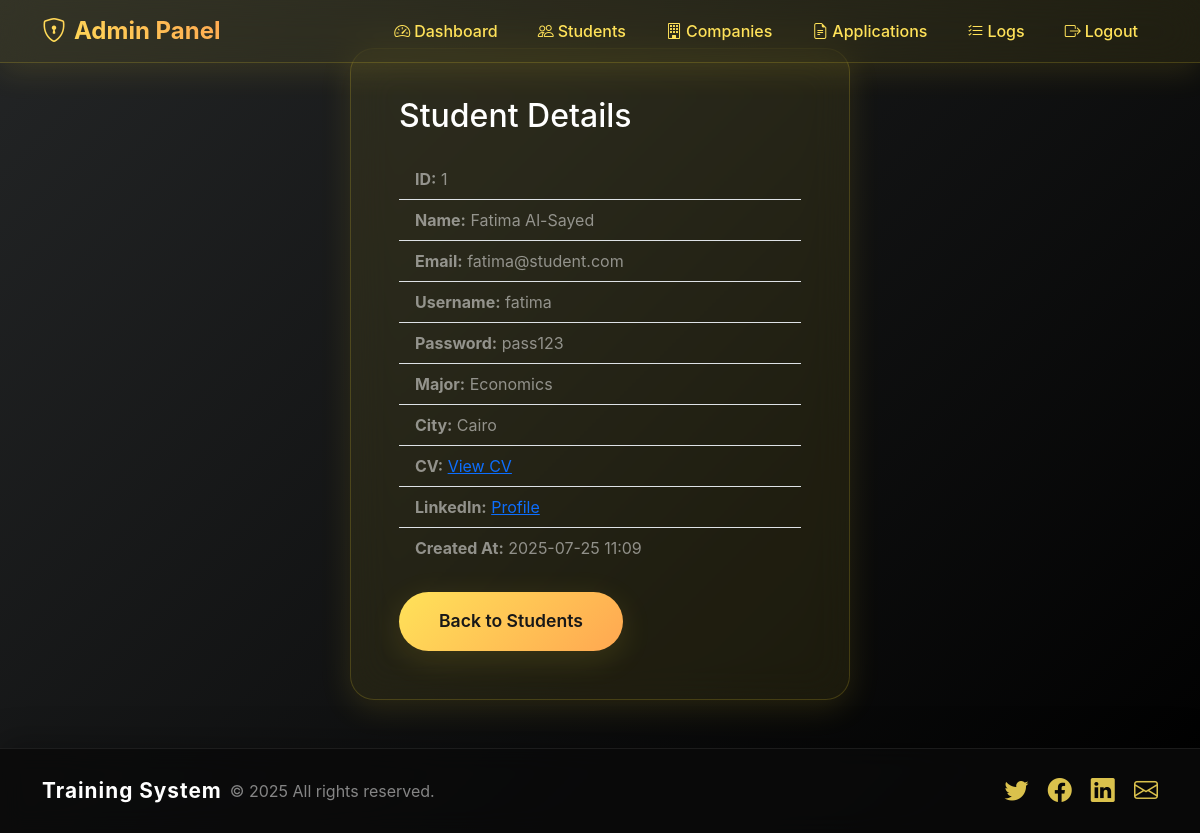
Screenshot of /?controller=admin&action=viewStudent&id=1 (signed in) with the database file from the repository.
### tables this page shows
CREATE TABLE students (
    id INT AUTO_INCREMENT PRIMARY KEY,
    name VARCHAR(100) NOT NULL,
    email VARCHAR(100) NOT NULL UNIQUE,
    username VARCHAR(50) NOT NULL UNIQUE,
    password VARCHAR(255) NOT NULL,
    major VARCHAR(100) NOT NULL,
    city VARCHAR(100) NOT NULL,
    cv VARCHAR(255),
    linkedin VARCHAR(255),
    created_at TIMESTAMP DEFAULT CURRENT_TIMESTAMP
);

### app/controllers/AdminController.php (called while the page is built, shortened)
<?php
class AdminController {
    public function viewStudent() {
        $id = $_GET['id'] ?? null;
        $student = $GLOBALS['pdo']->query("SELECT * FROM students WHERE id = " . intval($id))->fetch();
        require __DIR__ . '/../views/admin/student_view.php';
    }
}

### app/views/admin/student_view.php (the view)
<?php
include __DIR__ . '/../layout/header.php';
?>
<div class="container py-5">
  <div class="glass-card p-5 mx-auto" style="max-width: 500px;">
    <h2 class="gradient-text mb-4">Student Details</h2>
    <ul class="list-group list-group-flush mb-4">
      <li class="list-group-item bg-transparent text-white-50"><strong>ID:</strong> <?= $student['id'] ?></li>
      <li class="list-group-item bg-transparent text-white-50"><strong>Name:</strong> <?= htmlspecialchars($student['name']) ?></li>
      <li class="list-group-item bg-transparent text-white-50"><strong>Email:</strong> <?= htmlspecialchars($student['email']) ?></li>
      <li class="list-group-item bg-transparent text-white-50"><strong>Username:</strong> <?= htmlspecialchars($student['username']) ?></li>
      <li class="list-group-item bg-transparent text-white-50"><strong>Password:</strong> <?= htmlspecialchars($student['password']) ?></li>
      <li class="list-group-item bg-transparent text-white-50"><strong>Major:</strong> <?= htmlspecialchars($student['major']) ?></li>
      <li class="list-group-item bg-transparent text-white-50"><strong>City:</strong> <?= htmlspecialchars($student['city']) ?></li>
      <li class="list-group-item bg-transparent text-white-50"><strong>CV:</strong> <?php if (!empty($student['cv'])): ?><a href="<?= htmlspecialchars($student['cv']) ?>" target="_blank">View CV</a><?php else: ?>N/A<?php endif; ?></li>
      <li class="list-group-item bg-transparent text-white-50"><strong>LinkedIn:</strong> <?php if (!empty($student['linkedin'])): ?><a href="<?= htmlspecialchars($student['linkedin']) ?>" target="_blank">Profile</a><?php else: ?>N/A<?php endif; ?></li>
      <li class="list-group-item bg-transparent text-white-50"><strong>Created At:</strong> <?= date('Y-m-d H:i', strtotime($student['created_at'])) ?></li>
    </ul>
    <a href="?controller=admin&action=students" class="btn btn-glass btn-primary-glass">Back to Students</a>
  </div>
</div>
<?php include __DIR__ . '/../layout/footer.php'; ?>

### public/assets/css/style.css (style rules this page uses)
* { margin:0;padding:0;box-sizing:border-box; }
body { font-family:'Poppins',sans-serif; background: linear-gradient(135deg,#667eea,#764ba2); color:#fff; min-height:100vh; overflow-x:hidden; }
.text-warning, .alert-warning, .table-warning, .badge.bg-warning, .gradient-text-yellow, .form-label, .message-content, .faq-question, .faq-question-fancy, .notification, .btn-outline-warning, .btn-primary-glass, .profile-avatar, .stat-icon, .application-icon, .text-yellow, .text-yellow-50, .bg-yellow, .bg-yellow-50, .text-warning-50, .bg-warning-50 { color: var(--bs-navbar-brand-color) !important; }

### app/views/layout/header.php (style rules this page uses)
:root { --primary-gradient: linear-gradient(135deg, #232526 0%, #000000 100%); --secondary-gradient: linear-gradient(135deg, #ffe259 0%, #ffa751 100%); --glass-bg: rgba(255, 221, 51, 0.08); --glass-border: rgba(255, 221, 51, 0.18); --glass-shadow: 0 8px 32px rgba(255, 221, 51, 0.12); --text-light: #fffbe7; --text-dark: #232526; --accent-yellow: #ffe259; --accent-orange: #ffa751; --accent-black: #181818; }
body { background: var(--primary-gradient); min-height: 100vh; font-family: 'Inter', -apple-system, BlinkMacSystemFont, sans-serif; }
.btn-glass { background: var(--glass-bg); backdrop-filter: blur(20px); -webkit-backdrop-filter: blur(20px); border: 1px solid var(--glass-border); color: var(--accent-yellow); padding: 1rem 2.5rem; border-radius: 2rem; font-weight: 600; font-size: 1.1rem; transition: all 0.3s ease; box-shadow: var(--glass-shadow); position: relative; overflow: hidden; }
.btn-glass::before { content: ''; position: absolute; top: 0; left: -100%; width: 100%; height: 100%; background: linear-gradient(90deg, transparent, rgba(255,221,51,0.18), transparent); transition: left 0.5s; }
.btn-primary-glass { background: var(--secondary-gradient); border: none; color: var(--accent-black) !important; }
.glass-card { background: var(--glass-bg); backdrop-filter: blur(20px); -webkit-backdrop-filter: blur(20px); border: 1px solid var(--glass-border); border-radius: 1.5rem; box-shadow: var(--glass-shadow); padding: 2rem; transition: all 0.3s ease; }

### rows the page displays
students: id "1", name "Fatima Al-Sayed", email "fatima@student.com", username "fatima", password "pass123", major "Economics", city "Cairo", created_at "2025-07-25 11:09"
